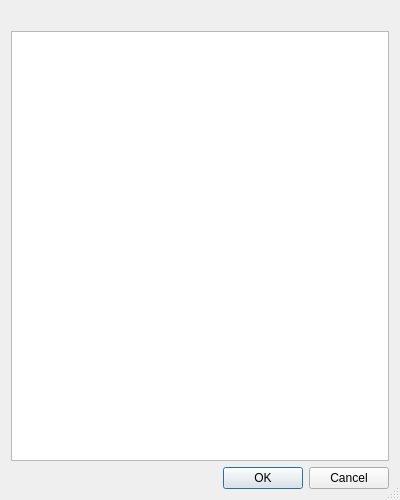
<?xml version="1.0" encoding="UTF-8"?>
<ui version="4.0">
 <class>EditorHighlightingStylesSelectionDialog</class>
 <widget class="QDialog" name="EditorHighlightingStylesSelectionDialog">
  <property name="geometry">
   <rect>
    <x>0</x>
    <y>0</y>
    <width>400</width>
    <height>500</height>
   </rect>
  </property>
  <property name="sizeGripEnabled">
   <bool>true</bool>
  </property>
  <layout class="QVBoxLayout" name="verticalLayout">
   <item>
    <widget class="QLabel" name="infoLabel">
     <property name="wordWrap">
      <bool>true</bool>
     </property>
    </widget>
   </item>
   <item>
    <widget class="QListWidget" name="lexersList">
     <property name="alternatingRowColors">
      <bool>true</bool>
     </property>
     <property name="sortingEnabled">
      <bool>true</bool>
     </property>
    </widget>
   </item>
   <item>
    <widget class="QDialogButtonBox" name="buttonBox">
     <property name="orientation">
      <enum>Qt::Horizontal</enum>
     </property>
     <property name="standardButtons">
      <set>QDialogButtonBox::Cancel|QDialogButtonBox::Ok</set>
     </property>
    </widget>
   </item>
  </layout>
 </widget>
 <resources/>
 <connections>
  <connection>
   <sender>buttonBox</sender>
   <signal>accepted()</signal>
   <receiver>EditorHighlightingStylesSelectionDialog</receiver>
   <slot>accept()</slot>
   <hints>
    <hint type="sourcelabel">
     <x>248</x>
     <y>254</y>
    </hint>
    <hint type="destinationlabel">
     <x>157</x>
     <y>274</y>
    </hint>
   </hints>
  </connection>
  <connection>
   <sender>buttonBox</sender>
   <signal>rejected()</signal>
   <receiver>EditorHighlightingStylesSelectionDialog</receiver>
   <slot>reject()</slot>
   <hints>
    <hint type="sourcelabel">
     <x>316</x>
     <y>260</y>
    </hint>
    <hint type="destinationlabel">
     <x>286</x>
     <y>274</y>
    </hint>
   </hints>
  </connection>
 </connections>
</ui>
